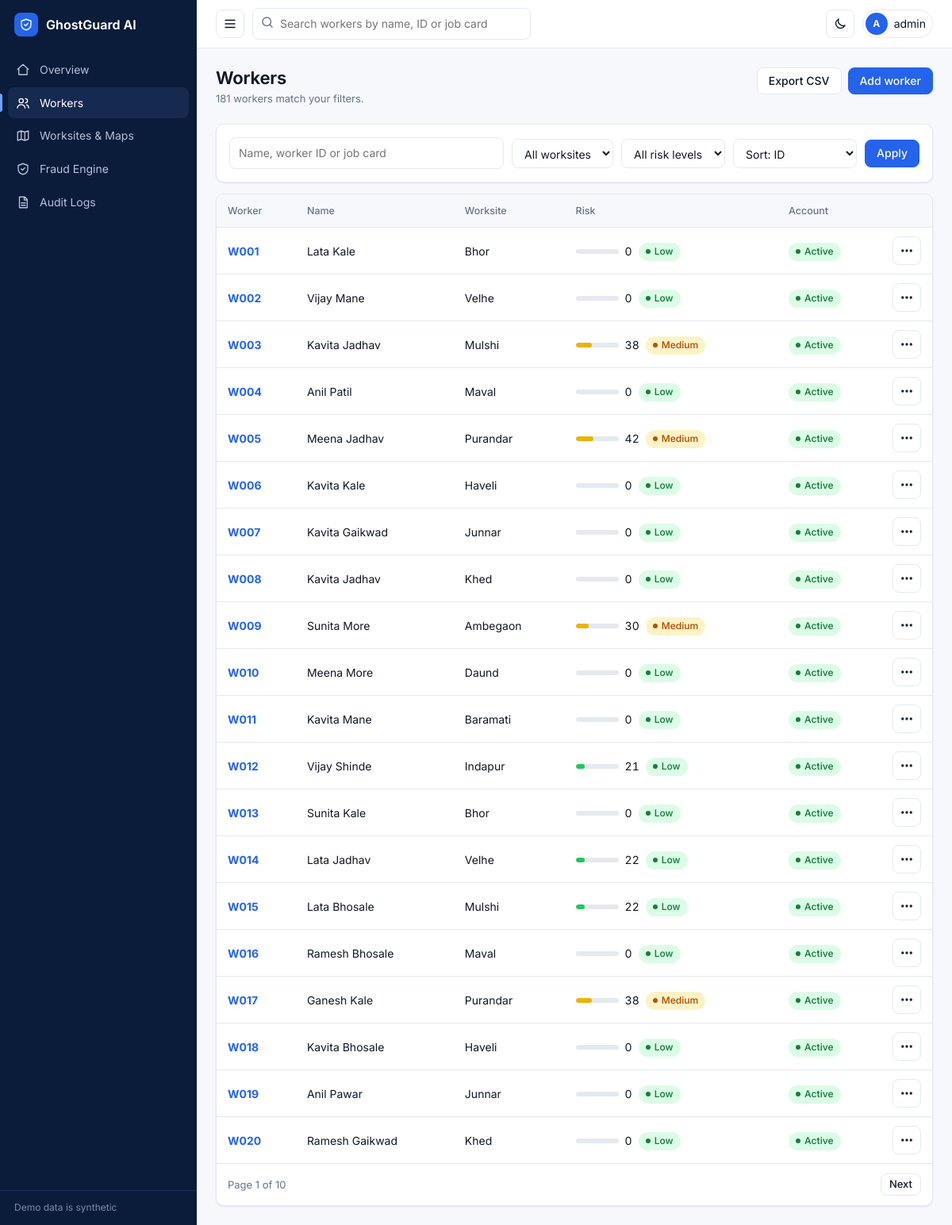
The page /workers (signed in) on the database its author committed.
### app.py (models this page shows)
class User(UserMixin, db.Model):
    id = db.Column(db.Integer, primary_key=True)
    username = db.Column(db.String(40), unique=True, nullable=False)
    pw = db.Column(db.String(200), nullable=False)
    role = db.Column(db.String(20), nullable=False)
    must_change = db.Column(db.Boolean, default=True)

class Worker(db.Model):
    id = db.Column(db.Integer, primary_key=True)
    code = db.Column(db.String(12), unique=True); name = db.Column(db.String(100)); age = db.Column(db.Integer)
    phone = db.Column(db.String(15)); district = db.Column(db.String(60)); state = db.Column(db.String(40), default='Maharashtra')
    job_card = db.Column(db.String(30)); site_id = db.Column(db.Integer, db.ForeignKey('worksite.id'))
    wage = db.Column(db.Integer, default=312); bio_hash = db.Column(db.String(64)); acct = db.Column(db.String(20))
    status = db.Column(db.String(10), default='Active'); risk = db.Column(db.Integer, default=0)
    synthetic = db.Column(db.Boolean, default=False); ftype = db.Column(db.String(12))
    registered = db.Column(db.DateTime, default=datetime.utcnow)
    site = db.relationship('Worksite')
    attendance = db.relationship('Attendance', backref='worker', order_by='Attendance.day.desc()')
    events = db.relationship('FreezeEvent', backref='worker', order_by='FreezeEvent.at.desc()')

class Worksite(db.Model):
    id = db.Column(db.Integer, primary_key=True)
    name = db.Column(db.String(80)); district = db.Column(db.String(60))
    lat = db.Column(db.Float); lng = db.Column(db.Float); radius = db.Column(db.Integer, default=300)
    supervisor = db.Column(db.String(80))

### app.py (the view)
@app.route('/workers')
@login_required
def workers():
    q = Worker.query; s = request.args.get('q', '').strip(); site = request.args.get('site', type=int); c = request.args.get('cat', '')
    if s: q = q.filter(db.or_(Worker.name.ilike(f'%{s}%'), Worker.code.ilike(f'%{s}%'), Worker.job_card.ilike(f'%{s}%')))
    if site: q = q.filter(Worker.site_id == site)
    if c in RANGES: q = q.filter(Worker.risk.between(*RANGES[c]))
    sort = request.args.get('sort', 'code'); col = {'code': Worker.code, 'name': Worker.name, 'risk': Worker.risk.desc()}.get(sort, Worker.code)
    p = q.order_by(col).paginate(page=request.args.get('page', 1, type=int), per_page=20, error_out=False)
    return render_template('workers.html', p=p, sites=Worksite.query.all(), s=s, site=site, c=c, sort=sort)

### app.py (called while the page is built)
def can(p): return current_user.is_authenticated and current_user.role in PERMS[p]

def cat(r): return 'Low' if r < 30 else 'Medium' if r < 60 else 'High' if r < 80 else 'Critical'

@lm.user_loader
def load(i): return db.session.get(User, int(i))

@app.before_request
def guard():
    if request.method == 'POST' and (not session.get('csrf') or request.form.get('csrf') != session['csrf']): abort(400, 'Invalid CSRF token')
    if current_user.is_authenticated and current_user.must_change and request.endpoint not in ('change_password', 'logout', 'static'):
        return redirect(url_for('change_password'))

### templates/workers.html (shortened to what this page needs)
{% extends 'base.html' %}{% set title='Workers' %}{% block body %}
<div class="bar"><div><h1>Workers</h1><p class="m">{{ p.total }} workers match your filters.</p></div><div class="acts">{% if can('export') %}<a class="btn o" href="{{ url_for('export') }}">Export CSV</a>{% endif %}{% if can('write') %}<a class="btn" href="{{ url_for('worker_new') }}">Add worker</a>{% endif %}</div></div>
<form class="card" method="get" style="margin-bottom:14px;display:flex;gap:10px;flex-wrap:wrap;align-items:center"><input name="q" value="{{ s }}" placeholder="Name, worker ID or job card" aria-label="Search" style="flex:1;min-width:200px">
<select name="site" aria-label="Worksite"><option value="">All worksites</option>{% for x in sites %}<option value="{{ x.id }}" {{ 'selected' if site==x.id }}>{{ x.name }}</option>{% endfor %}</select>
<select name="cat" aria-label="Risk level"><option value="">All risk levels</option>{% for k in ['Low','Medium','High','Critical'] %}<option {{ 'selected' if c==k }}>{{ k }}</option>{% endfor %}</select>
<select name="sort" aria-label="Sort by">{% for k,l in [('code','Sort: ID'),('name','Sort: name'),('risk','Sort: highest risk')] %}<option value="{{ k }}" {{ 'selected' if sort==k }}>{{ l }}</option>{% endfor %}</select>
<button class="btn">Apply</button>{% if s or site or c %}<a class="btn o" href="{{ url_for('workers') }}">Clear</a>{% endif %}</form>
<div class="card flush"><div class="tw"><table><thead><tr><th><a href="{{ url_for('workers', q=s, site=site, cat=c, sort='code') }}">Worker</a></th><th><a href="{{ url_for('workers', q=s, site=site, cat=c, sort='name') }}">Name</a></th><th>Worksite</th><th><a href="{{ url_for('workers', q=s, site=site, cat=c, sort='risk') }}">Risk</a></th><th>Account</th><th style="width:48px"></th></tr></thead><tbody>
{% for w in p.items %}<tr><td><a href="{{ url_for('worker', wid=w.id) }}"><b>{{ w.code }}</b></a></td><td>{{ w.name }}</td><td>{{ w.site.name }}</td>
<td><span class="rk"><i class="{{ cat(w.risk) }}"><b style="width:{{ w.risk }}%"></b></i><span class="num">{{ w.risk }}</span> <span class="bd {{ cat(w.risk) }}">{{ cat(w.risk) }}</span></span></td><td><span class="bd {{ w.status }}">{{ w.status }}</span></td>
<td><details class="menu"><summary class="ib" aria-label="Actions for {{ w.code }}"><svg class="ic"><use href="#i-dots"/></svg></summary></details></td></tr>
{% else %}<tr><td colspan="6"><div class="empty"><svg class="ic"><use href="#i-inbox"/></svg><p><b>No workers found</b></p><p>Try a different search or clear the filters.</p></div></td></tr>{% endfor %}</tbody></table></div>
<div style="display:flex;justify-content:space-between;align-items:center;padding:12px 14px;border-top:1px solid var(--line)" class="m"><span>Page {{ p.page }} of {{ p.pages or 1 }}</span><span class="acts">{% if p.has_prev %}<a class="btn o sm" href="{{ url_for('workers', page=p.prev_num, q=s, site=site, cat=c, sort=sort) }}">Previous</a>{% endif %}{% if p.has_next %}<a class="btn o sm" href="{{ url_for('workers', page=p.next_num, q=s, site=site, cat=c, sort=sort) }}">Next</a>{% endif %}</span></div></div>{% endblock %}

### templates/base.html (shortened to what this page needs)
<!doctype html><html lang="en"><head><meta charset="utf-8"><meta name="viewport" content="width=device-width,initial-scale=1"><title>{{ title }} · GhostGuard AI</title>
<link rel="stylesheet" href="{{ url_for('static', filename='style.css') }}">{% block head %}{% endblock %}</head><body>
{% set nav=[('home','Overview','i-home','Overview'),('workers','Workers','i-users','Worker'),('map_page','Worksites & Maps','i-map','Maps'),('engine','Fraud Engine','i-shield','Engine')] %}
{% if can('audit') %}{% set nav = nav + [('audit','Audit Logs','i-log','Audit')] %}{% endif %}
<aside class="side" aria-label="Main navigation"><div class="brand"><div class="lg"><svg class="ic" style="color:#fff"><use href="#i-shield"/></svg></div><span>GhostGuard AI</span></div>
<nav class="nav">{% for ep,label,ico,m in nav %}<a href="{{ url_for(ep) }}" class="{{ 'on' if m in title }}" title="{{ label }}" {{ 'aria-current=page' if m in title }}><svg class="ic"><use href="#{{ ico }}"/></svg><span>{{ label }}</span></a>{% endfor %}</nav>
<div class="sfoot">Demo data is synthetic</div></aside><div class="bk"></div>
<div class="wrap"><header class="top"><button class="ib" id="sbtn" aria-label="Toggle navigation"><svg class="ic"><use href="#i-menu"/></svg></button>
<form class="srch" method="get" action="{{ url_for('workers') }}" role="search"><svg class="ic"><use href="#i-search"/></svg><input name="q" placeholder="Search workers by name, ID or job card" aria-label="Search workers"></form><div class="sp"></div>
<button class="ib" id="tbtn" aria-label="Switch light or dark theme"><svg class="ic"><use href="#i-moon"/></svg></button>
<details class="menu"><summary class="av" aria-label="Account menu"><b>{{ current_user.username[0] }}</b><span>{{ current_user.username }}</span></summary>
</details></header>
<main class="main">{% block body %}{% endblock %}</main></div>
<script src="{{ url_for('static', filename='app.js') }}"></script></body></html>

### rows shown on the page
User: username "A", username "admin"
Worker: code "W001", name "Lata Kale", site.name "Bhor", risk "0", risk "Low", status "Active"
Worker: code "W002", name "Vijay Mane", site.name "Velhe", risk "0", risk "Low", status "Active"
Worker: code "W003", name "Kavita Jadhav", site.name "Mulshi", risk "38", risk "Medium", status "Active"
Worker: code "W004", name "Anil Patil", site.name "Maval", risk "0", risk "Low", status "Active"
Worker: code "W005", name "Meena Jadhav", site.name "Purandar", risk "42", risk "Medium", status "Active"
Worker: code "W006", name "Kavita Kale", site.name "Haveli", risk "0", risk "Low", status "Active"
Worker: code "W007", name "Kavita Gaikwad", site.name "Junnar", risk "0", risk "Low", status "Active"
Worker: code "W008", name "Kavita Jadhav", site.name "Khed", risk "0", risk "Low", status "Active"
Worker: code "W009", name "Sunita More", site.name "Ambegaon", risk "30", risk "Medium", status "Active"
Worker: code "W010", name "Meena More", site.name "Daund", risk "0", risk "Low", status "Active"
Worker: code "W011", name "Kavita Mane", site.name "Baramati", risk "0", risk "Low", status "Active"
Worker: code "W012", name "Vijay Shinde", site.name "Indapur", risk "21", risk "Low", status "Active"
Worker: code "W013", name "Sunita Kale", site.name "Bhor", risk "0", risk "Low", status "Active"
Worker: code "W014", name "Lata Jadhav", site.name "Velhe", risk "22", risk "Low", status "Active"
Worker: code "W015", name "Lata Bhosale", site.name "Mulshi", risk "22", risk "Low", status "Active"
Worker: code "W016", name "Ramesh Bhosale", site.name "Maval", risk "0", risk "Low", status "Active"
Worker: code "W017", name "Ganesh Kale", site.name "Purandar", risk "38", risk "Medium", status "Active"
Worker: code "W018", name "Kavita Bhosale", site.name "Haveli", risk "0", risk "Low", status "Active"
Worker: code "W019", name "Anil Pawar", site.name "Junnar", risk "0", risk "Low", status "Active"
Worker: code "W020", name "Ramesh Gaikwad", site.name "Khed", risk "0", risk "Low", status "Active"

### other values the page prints
{{ label }} "Overview" "Workers" "Worksites & Maps" "Fraud Engine" "Audit Logs"
{{ p.total }} "181"
{{ p.page }} "1"
{{ p.pages or 1 }} "10"
form field sort "Sort: ID"
